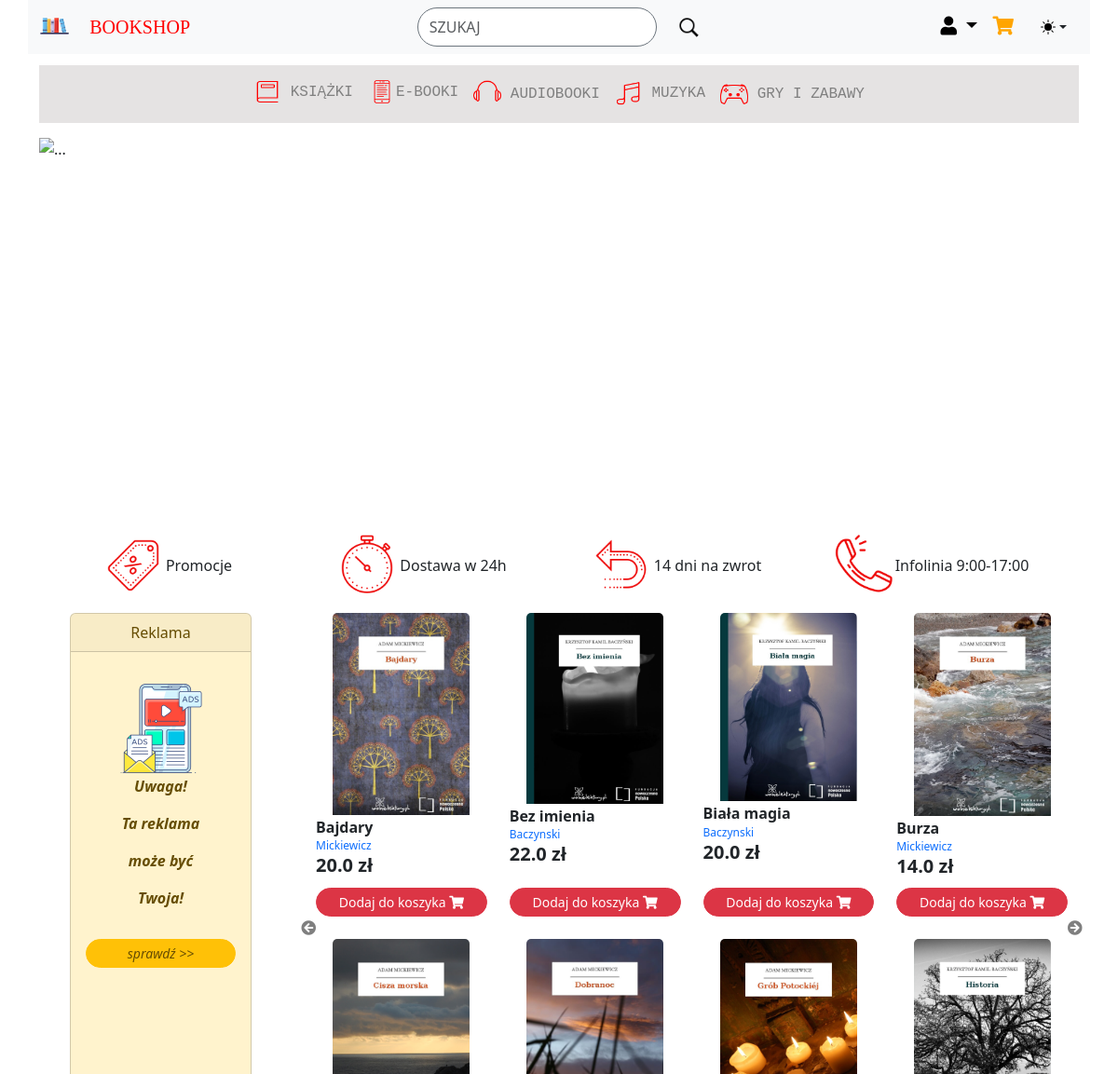
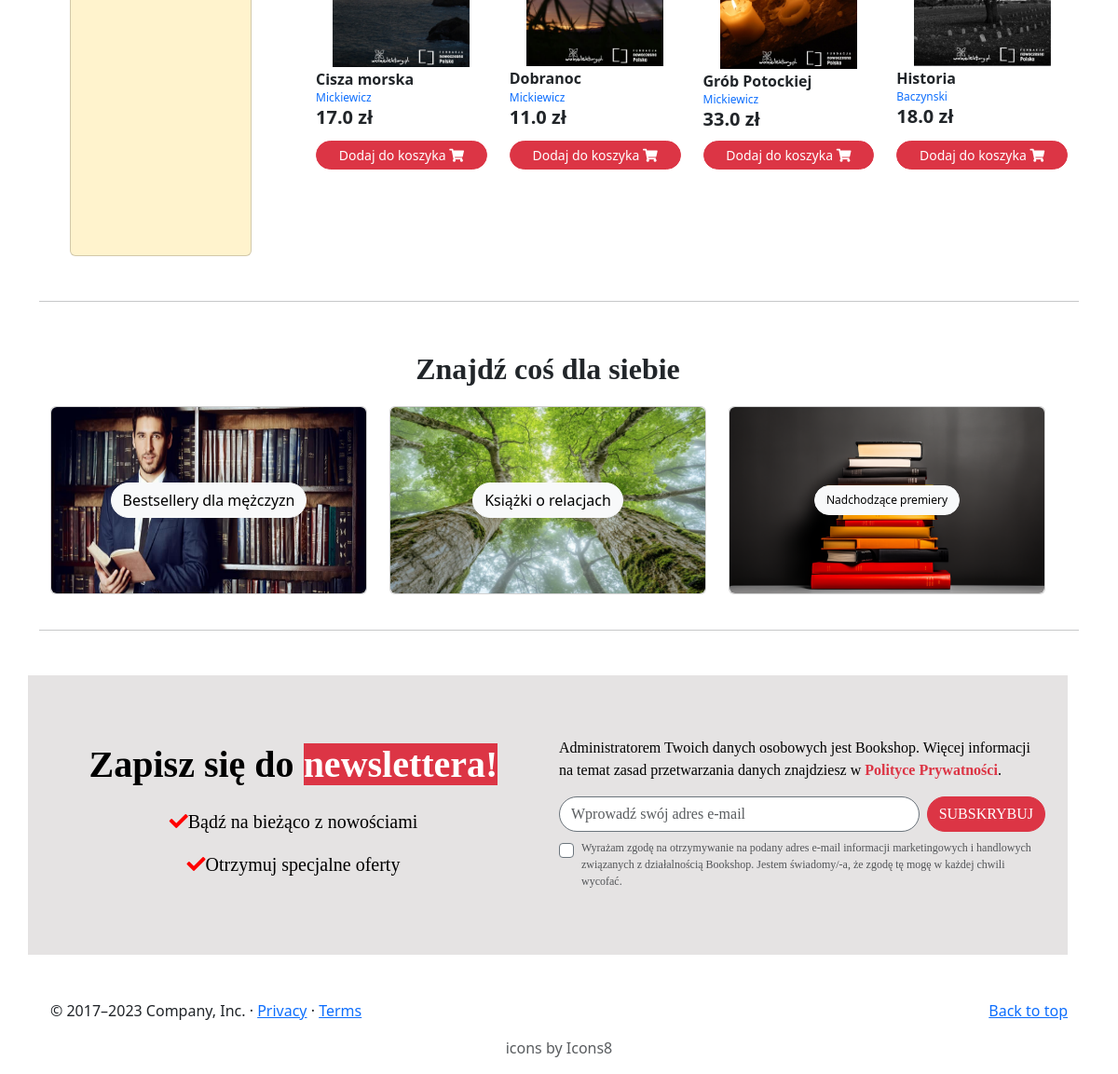
The page / on the database its author committed (2 pictures, top to bottom).
### myapp/models.py (models this page shows, shortened)
class Book(models.Model):
    title = models.CharField(max_length=100)
    author = models.CharField(max_length=100, blank=True)
    price = models.FloatField()
    description = models.TextField()
    file = models.ImageField(upload_to='uploads', blank=True)
    created = models.DateField(auto_now_add=True)
    modified = models.DateField(auto_now=True)
    genres = models.ManyToManyField(Genre, blank=True)

### myapp/views.py (the view)
# urls.py: path("", views.index, name='index'),
def index(request):
    books = Book.objects.all().order_by('title')
    grouped_books = group_books(books, 8)
    return render(request, 'myapp/index.html', {'grouped_books': grouped_books})

### myapp/views.py (called while the page is built)
def group_books(books, n):
    args = [iter(books)] * n
    return zip_longest(*args)

### myapp/templates/myapp/index.html (shortened to what this page needs)
{% extends 'myapp/base.html' %}
{% load static %}
{% block body %}
<nav class="navbar navbar-expand-lg" style="background-color:#E5E3E3;">
    <div class="container-fluid d-flex justify-content-center align-items-center" style="color: #000;">
        <ul class="navbar-nav d-flex flex-grow-1 justify-content-center">
            <li class="nav-item dropdown">
                <a class="nav-link font-monospace" style="font-family:Poppins;color: grey;" href="#" role="button" aria-expanded="false">
                <img width="30" height="25" src="{% static 'icons8-book-100_nav.png' %}" alt=""/> KSIĄŻKI
                </a>
            </li>
            <li class="nav-item dropdown">
                <a class="nav-link font-monospace" style="font-family:Poppins;color: grey;" href="#" role="button" aria-expanded="false">
                <img width="30" height="25" src="{% static 'icons8-ebook-100.png' %}" alt=""/>E-BOOKI
                </a>
            </li>
            <li class="nav-item dropdown">
                <a class="nav-link font-monospace" style="font-family:Poppins;color: grey;" href="#" role="button" aria-expanded="false">
                <img width="30" height="30" src="{% static 'icons8-headphones-100.png' %}" alt=""/> AUDIOBOOKI
                </a>
            </li>
            <li class="nav-item dropdown">
                <a class="nav-link font-monospace" style="font-family:Poppins;color: grey;" href="#" role="button" aria-expanded="false">
                <img width="30" height="28" src="{% static 'icons8-music-symbol-100.png' %}" alt=""/> MUZYKA
                </a>
            </li>
            <li class="nav-item dropdown">
                <a class="nav-link font-monospace" style="font-family:Poppins;color: grey;" href="#" role="button" aria-expanded="false">
                <img width="30" height="30" src="{% static 'icons8-ps-controller-100.png' %}" alt=""/> GRY I ZABAWY
                </a>
            </li>
        </ul>
    </div>
</nav>
<div id="carouselExampleCaptions" class="carousel slide mx-auto py-3">
    <div class="carousel-indicators">
        <button type="button"  data-bs-target="#carouselExampleCaptions" data-bs-slide-to="0" class="active" aria-current="true" aria-label="Slide 1"></button>
        <button type="button" data-bs-target="#carouselExampleCaptions" data-bs-slide-to="1" aria-label="Slide 2"></button>
        <button type="button" data-bs-target="#carouselExampleCaptions" data-bs-slide-to="2" aria-label="Slide 3"></button>
    </div>
    <div class="carousel-inner">
        <div class="carousel-item active">
            <img src="{% static 'carousel_sale.jpg' %}" class="d-block w-100" alt="..." height="400">
            <div class="carousel-caption d-none d-md-block text-white">
                <h5>Wyprzedaż</h5>
                <p>Wielka wyprzedaż w naszej księgarni!</p>
            </div>
        </div>
    </div>
    <button class="carousel-control-prev" type="button" data-bs-target="#carouselExampleCaptions" data-bs-slide="prev">
        <span class="carousel-control-prev-icon" aria-hidden="true"></span>
    </button>
    <button class="carousel-control-next" style="width:5%;" type="button" data-bs-target="#carouselExampleCaptions" data-bs-slide="next" >
        <span class="carousel-control-next-icon" aria-hidden="true"></span>
    </button>
</div>
<div class="container row row-cols-4 py-2 mb-2">
    <div class="col d-flex align-items-center justify-content-center">
        <img width="70" height="70" src="{% static 'icons8-sale-100.png' %}" alt="sale-price-tag"/> Promocje
    </div>
    <div class="col d-flex align-items-center justify-content-center">
        <img width="70" height="70" src="{% static 'icons8-time-100.png' %}" alt="sale-price-tag"/>Dostawa w 24h
    </div>
    <div class="col d-flex align-items-center justify-content-center">
        <img width="70" height="70" src="{% static 'icons8-return-100.png' %}" alt="sale-price-tag"/> 14 dni na zwrot
    </div>
    <div class="col d-flex align-items-center justify-content-center">
        <img width="70" height="70" src="{% static 'icons8-phone-100.png' %}" alt="sale-price-tag"/> Infolinia 9:00-17:00
    </div>
</div>
<div class="row">
    <div class="col-3 ">
        <div class="card w-75 bg-warning-subtle text-warning-emphasis mx-auto" style="height:770px;">
            <div class="card-header text-center">
                Reklama
            </div>
            <div class="card-body d-flex flex-column text-center">
                    <img src="{% static 'icons8-ad-100.png' %}" class="mt-3 mx-auto" height="100" width="100">
                    <p class="fst-italic fw-semibold">Uwaga!</p>
                    <p class="fst-italic fw-semibold">Ta reklama</p>
                    <p class="fst-italic fw-semibold">może być</p>
                    <p class="fst-italic fw-semibold">Twoja!</p>
                    <button class="btn btn-warning btn-sm text-warning-emphasis mt-3 rounded-pill fst-italic">
                        sprawdź >>
                    </button>
            </div>
        </div>
    </div>
    <div class=" col-9 text-center ">
            <div id="bookCarousel" class="container carousel slide" data-bs-ride="carousel">
                <div class="carousel-inner ">
                    {% for book_group in grouped_books %}
                    <div class="carousel-item {% if forloop.first %} active {% endif %}">
                        <div class="row row row-cols-4 g-4" id="books-container">
                            {% for book in book_group %}
                            {% if book %}
                            <div class="card d-flex flex-column " style="border:none;">
                                <a href="{% url 'show_book' book.id %}">
                                    <img src="{{ book.file.url }}" class="card-img-top" alt="" style="width: 80%;">
                                </a>
                                <div class="text-start py-2">
                                    <h5 class="card-subtitle fw-bold fs-6">{{book.title}}</h5>
                                    <p class="card-subtitle">
                                        <a class="custom-link bg-toogle" style="font-size:12px;" href="{% url 'author_site' book.author %}">{{ book.author }}</a>
                                    </p>
                                    <p class="card-subtitle fw-bold fs-5">{{ book.price }} zł</p>
                                </div>
                                <button onclick="addToCart({{ book.id }})" class="btn btn-sm btn-danger text-nowrap mt-auto rounded-pill">
                                    Dodaj do koszyka
                                    <i class="fa fa-shopping-cart"></i>
                                </button>
                            </div>
                            {% endif %}
                            {% endfor %}
                        </div>
                    </div>
                    {% endfor %}
                </div>
                <button class="" type="button" data-bs-target="#bookCarousel" data-bs-slide="prev" style="
                    position: absolute;
                    top: 0;
                    bottom: 0;
                    left: 0;
                    z-index: 1;
                    display: flex;
                    align-items: center;
                    justify-content: center;
                    width: 1%;
                    padding: 0;
                    color: none;
                    text-align: center;
                    background: none;
                    border: 0;
                    opacity: 0.5;
                    transition: opacity 0.15s ease;">
                    <i class="fa fa-arrow-circle-left" aria-hidden="true"></i>
                </button>
                <button class="" type="button" data-bs-target="#bookCarousel" data-bs-slide="next" style="
                    position: absolute;
                    top: 0;
                    bottom: 0;
                    right: 0;
                    z-index: 1;
                    display: flex;
                    align-items: center;
                    justify-content: center;
                    width: 1%;
                    padding: 0;
                    color: none;
                    text-align: center;
                    background: none;
                    border: 0;
                    opacity: 0.5;
                    transition: opacity 0.15s ease;">
                    <i class="fa fa-arrow-circle-right" aria-hidden="true"></i>
                </button>
            </div>
    </div>
</div>
<hr class="featurette-divider mt-5">
<div class="container row mt-5 mb-5" style=" height: 16rem;">
    <div class="text-center fw-bold fs-2 mb-3" style="font-family:Poppins;">
        Znajdź coś dla siebie
    </div>
    <div class="col">
        <div class="card" >
            <div class="d-flex justify-content-center align-items-center card-img-overlay">
                <button class="btn btn-light rounded-pill ">
                    Bestsellery dla mężczyzn
                </button>
            </div>
        </div>
    </div>
    <div class="col">
        <div class="card" >
            <div class="d-flex justify-content-center align-items-center card-img-overlay">
                <button class="btn btn-light rounded-pill ">
                    Książki o relacjach
                </button>
            </div>
        </div>
    </div>
    <div class="col">
        <div class="card">
            <div class="d-flex justify-content-center align-items-center card-img-overlay">
                <button class="btn btn-light rounded-pill " style="font-size:12px;">
                    Nadchodzące premiery
                </button>
            </div>
        </div>
    </div>
</div>
<hr class="featurette-divider">
<div id="newsletterDiv" class="container row d-flex align-items-center mt-5 mb-5 " data-bs-theme="light" style="height:300px; background-color:#E5E3E3; font-family:Poppins">
    <div class="col ">
        <p class="text-center fs-1 fw-bold" style="color: #000;">
            Zapisz się do <a class="text-white text-decoration-none fw-bold bg bg-danger" >newslettera!</a>
        </p>
        <p class="text-center fs-5" style="color: #000;">
            <i class="fa fa-check" style="color:red;" aria-hidden="true"></i>Bądź na bieżąco z nowościami
        </p>
        <p class="text-center fs-5" style="color: #000;">
            <i class="fa fa-check" style="color:red;" aria-hidden="true"></i>Otrzymuj specjalne oferty
        </p>
    </div>
    <div class="col">
        <p style="color: #000;">
            Administratorem Twoich danych osobowych jest Bookshop. Więcej informacji na temat zasad przetwarzania danych znajdziesz w
            <span class="text-danger fw-bold">Polityce Prywatności</span>.
        </p>
        <div class="d-flex" role="search">
            <input id="newsletterInput" class="form-control me-2 rounded-pill border border-secondary" type="text" placeholder="Wprowadź swój adres e-mail" aria-label="Search">
            <button onclick="newsletterCommunicat(event)" class="btn btn-danger rounded-pill" type="submit">
            SUBSKRYBUJ
            </button>
        </div>
        <div class="form-check mt-2 text-body">
            <input class="form-check-input border border-secondary" type="checkbox" value="" id="sub">
            <label class="form-check-label text-body-secondary text-body" for="sub" style="font-size:12px;">
                Wyrażam zgodę na otrzymywanie na podany adres e-mail informacji marketingowych i handlowych związanych z działalnością
                Bookshop. Jestem świadomy/-a, że zgodę tę mogę w każdej chwili wycofać.
            </label>
        </div>
    </div>
</div>
{% endblock %}

### myapp/templates/myapp/base.html (style rules this page uses)
body { padding-top: 70px; }
.custom-link { text-decoration: none; }

### rows shown on the page
Book: file (picture), title "Bajdary", author "Mickiewicz", price "20.0"
Book: file (picture), title "Bez imienia", author "Baczynski", price "22.0"
Book: file (picture), title "Biała magia", author "Baczynski", price "20.0"
Book: file (picture), title "Burza", author "Mickiewicz", price "14.0"
Book: file (picture), title "Cisza morska", author "Mickiewicz", price "17.0"
Book: file (picture), title "Dobranoc", author "Mickiewicz", price "11.0"
Book: file (picture), title "Grób Potockiej", author "Mickiewicz", price "33.0"
Book: file (picture), title "Historia", author "Baczynski", price "18.0"
